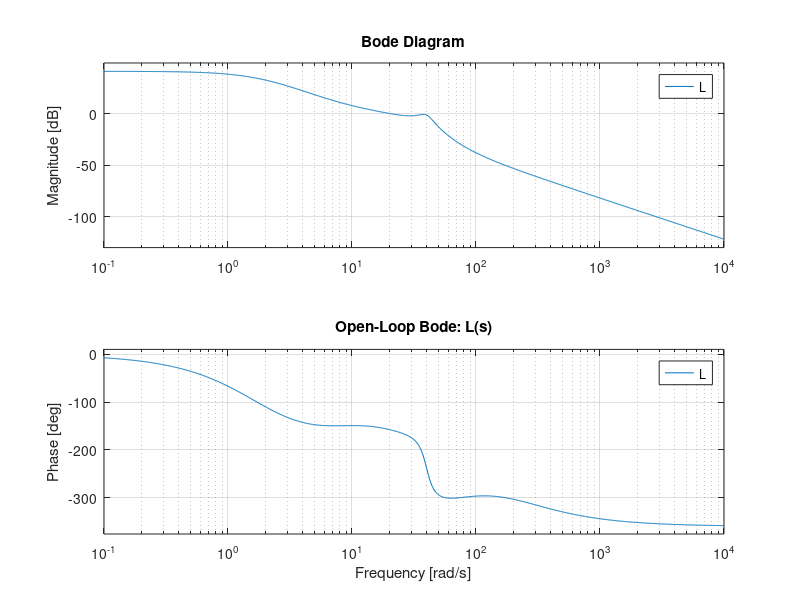
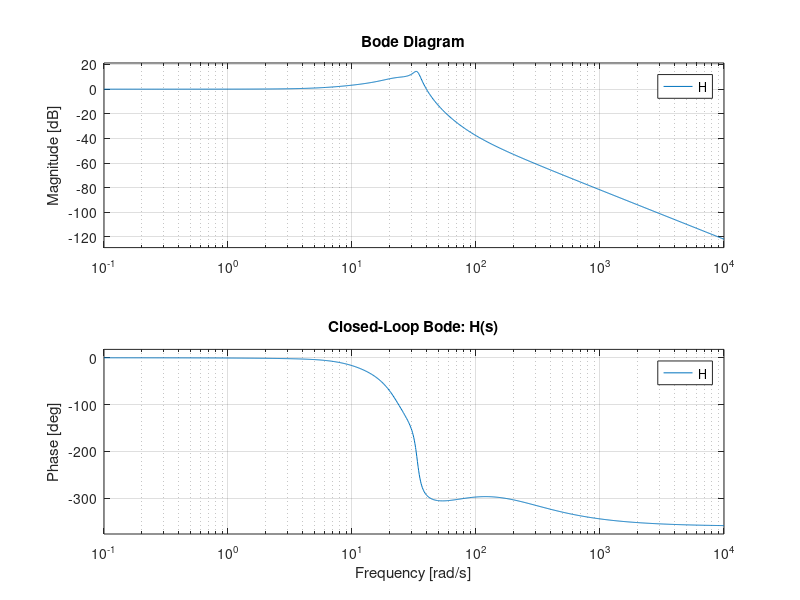
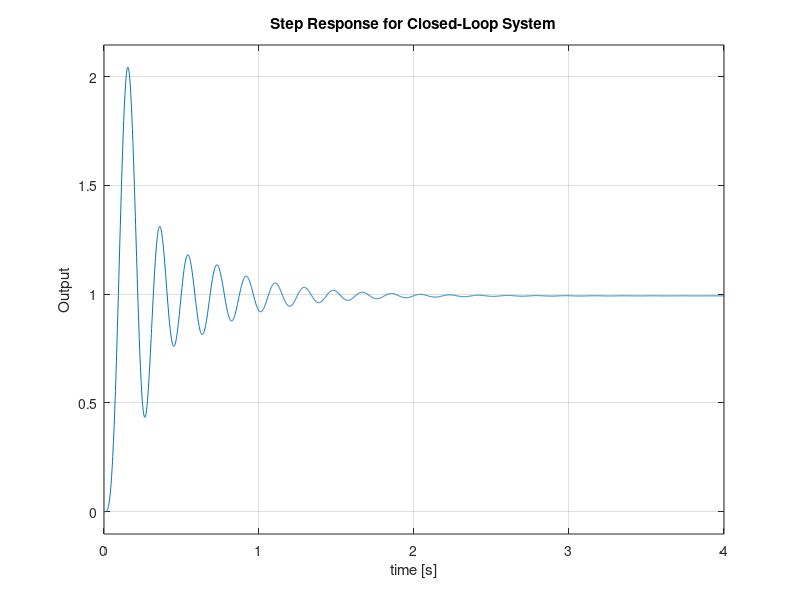
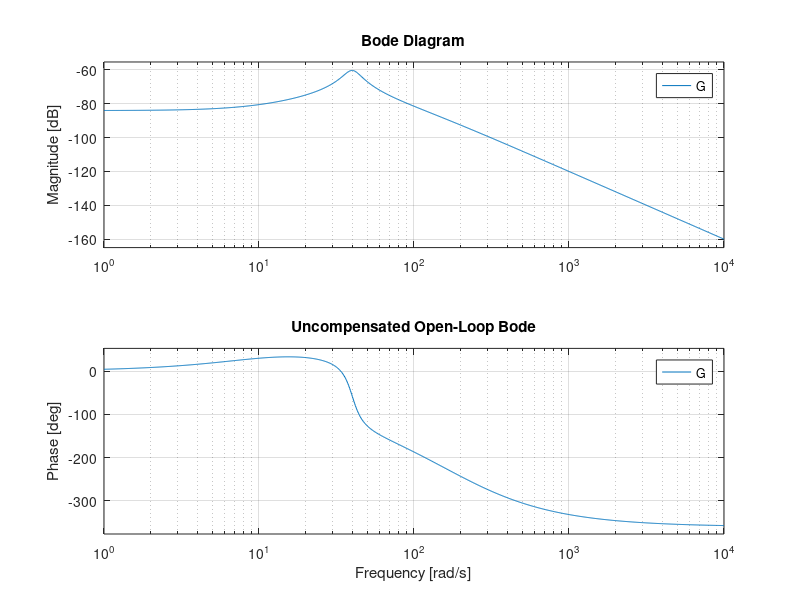

Reproduce these figures in MATLAB, in order.
%%%%%%%%%%%%%%%%%%%%%%%%%%%%%%%%%%%%%%%%%%%%%%%%%%%%%%%%%%%%%%%%%%%%%%%%%%%%%%%%%%%%%%%%%%%%%%%%%%%%
% Daniel Wiese
% 16.31 - HW #3
% Due: Friday 9/30/2011 11:00am
%%%%%%%%%%%%%%%%%%%%%%%%%%%%%%%%%%%%%%%%%%%%%%%%%%%%%%%%%%%%%%%%%%%%%%%%%%%%%%%%%%%%%%%%%%%%%%%%%%%%

close all;
clc;
clear all;
s = tf('s');

%%%%%%%%%%%%%%%%%%%%%%%%%%%%%%%%%%%%%%%%%%%%%%%%%%%%%%%%%%%%%%%%%%%%%%%%%%%%%%%%%%%%%%%%%%%%%%%%%%%%
%% PROBLEM #1

Klead = 1562;
zlead = 3.1;
plead = 15.7;

Klag = 1;
zlag = 0.1;
plag = 0.01;

Gp = 1/((s+1)*(s+4)*(s+10));
Glead = (Klead*(s+zlead))/(s+plead);
Glag = (Klag*(s+zlag))/(s+plag);

H = (Glead*Glag*Gp)/(1+Glead*Glag*Gp);

figure(1)
subplot(1,2,1)
bode(Gp*Glead*Glag)
grid on
subplot(1,2,2)
step(H)
grid on

%%%%%%%%%%%%%%%%%%%%%%%%%%%%%%%%%%%%%%%%%%%%%%%%%%%%%%%%%%%%%%%%%%%%%%%%%%%%%%%%%%%%%%%%%%%%%%%%%%%%
%% PROBLEM #2

close all;
clc;
clear all;
s = tf('s');

K = 67;
z = 0.2;
p = 0.017;

% Gc=67;
Gc = (K*(s+z))/(s+p);
Gp = 1/((s+1)*(s+4)*(s+4));

H = (Gp*Gc)/(1+Gp*Gc);

figure(1)
subplot(1, 2, 1)
bode(Gp*Gc)
grid on
subplot(1,2,2)
step(H)
grid on

%%%%%%%%%%%%%%%%%%%%%%%%%%%%%%%%%%%%%%%%%%%%%%%%%%%%%%%%%%%%%%%%%%%%%%%%%%%%%%%%%%%%%%%%%%%%%%%%%%%%
%% PROBLEM #3

close all;
clc;
clear all;
s = tf('s');

p = 27;
K = 96;
z = 100;

G = (K*(s/z+1))/(s*(s/p+1));

figure(1)
bode(G)
grid on

%%%%%%%%%%%%%%%%%%%%%%%%%%%%%%%%%%%%%%%%%%%%%%%%%%%%%%%%%%%%%%%%%%%%%%%%%%%%%%%%%%%%%%%%%%%%%%%%%%%%
%% PROBLEM #4

close all;
clc;
clear all;
s = tf('s');

T = 0.01;
Gp = (s+10)/((s+100)*(s^2+10*s+1600));
GTD = (1-0.5*T*s)/(1+0.5*T*s);
G = Gp*GTD;

x = 3;
y = 8;
K = 19e5;
p1 = 2;
z1 = 10;
p2 = 26;
z2 = 50;

Gc = (K*(s/z1+1)^x*(s/z2+1)^y)/((s/p1+1)^x*(s/p2+1)^y);

L = G*Gc;
H = (G*Gc)/(1+G*Gc);

figure(1)
bode(L)
grid on
title('Open-Loop Bode: L(s)')

figure(2)
bode(H)
grid on
title('Closed-Loop Bode: H(s)')

figure(3)
step(H)
title('Step Response for Closed-Loop System')
xlabel('time [s]')
ylabel('Output')
grid on

figure(4)
bode(G)
title('Uncompensated Open-Loop Bode')
grid on

%%%%%%%%%%%%%%%%%%%%%%%%%%%%%%%%%%%%%%%%%%%%%%%%%%%%%%%%%%%%%%%%%%%%%%%%%%%%%%%%%%%%%%%%%%%%%%%%%%%%
